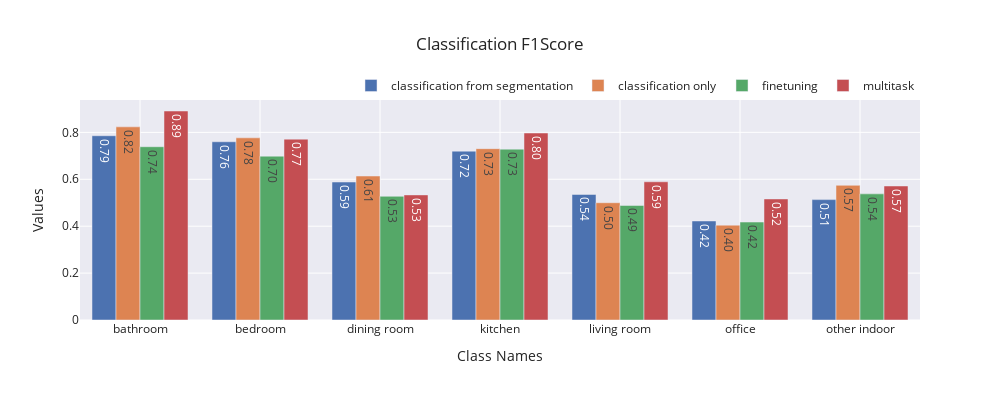

Notebook source saved alongside this figure:
### Code cell
x, rows = get_values("F1", classification_values)

names =['classification from segmentation',
 'classification only',
 'finetuning',
 'multitask',] 

plot_bar(x, rows[:4], names, "Class Names", "Values", "Classification F1Score")

### Figure 1 — Plotly figure (JSON) as saved in the notebook; plotly's stock layout.template omitted (floating-point values rounded to 4 significant figures)
{"data": [{"name": "classification from segmentation", "text": ["0.79", "0.76", "0.59", "0.72", "0.54", "0.42", "0.51"], "type": "bar", "x": ["bathroom", "bedroom", "dining room", "kitchen", "living room", "office", "other indoor"], "y": [0.7857, 0.76, 0.5882, 0.72, 0.5354, 0.4222, 0.5133]}, {"name": "classification only", "text": ["0.82", "0.78", "0.61", "0.73", "0.50", "0.40", "0.57"], "type": "bar", "x": ["bathroom", "bedroom", "dining room", "kitchen", "living room", "office", "other indoor"], "y": [0.8235, 0.7767, 0.6139, 0.7305, 0.5, 0.4045, 0.5743]}, {"name": "finetuning", "text": ["0.74", "0.70", "0.53", "0.73", "0.49", "0.42", "0.54"], "type": "bar", "x": ["bathroom", "bedroom", "dining room", "kitchen", "living room", "office", "other indoor"], "y": [0.7387, 0.6985, 0.5275, 0.7285, 0.4883, 0.4176, 0.5378]}, {"name": "multitask", "text": ["0.89", "0.77", "0.53", "0.80", "0.59", "0.52", "0.57"], "type": "bar", "x": ["bathroom", "bedroom", "dining room", "kitchen", "living room", "office", "other indoor"], "y": [0.8911, 0.7712, 0.5333, 0.7973, 0.5894, 0.5161, 0.5714]}], "layout": {"autosize": false, "barmode": "group", "height": 400, "legend": {"orientation": "h", "x": 1, "xanchor": "right", "y": 1, "yanchor": "bottom"}, "title": {"text": "Classification F1Score"}, "width": 1000, "xaxis": {"title": {"text": "Class Names"}}, "yaxis": {"title": {"text": "Values"}}}}
